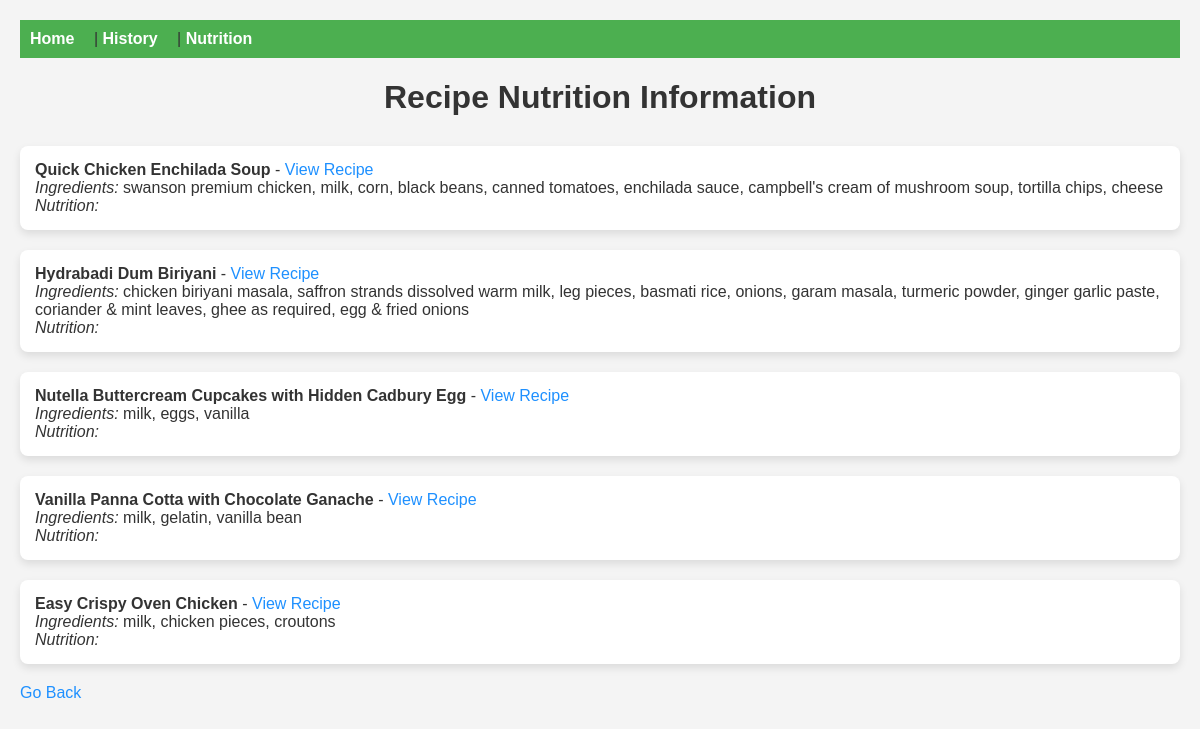
/nutrition, run on the app's committed database.
### tables this page shows
CREATE TABLE recipes (
            id INTEGER PRIMARY KEY AUTOINCREMENT,
            title TEXT NOT NULL,
            url TEXT NOT NULL
        , nutrition_info TEXT);

### app.py (the view)
@app.route('/nutrition')
def nutrition():
    recipes = db.get_recipes_with_nutrition()
    return render_template('nutrition.html', recipes=recipes)

### db.py (called while the page is built)
def get_recipes_with_nutrition():
    conn = sqlite3.connect('recipes.db')
    c = conn.cursor()
    c.execute('''
        SELECT recipes.title, recipes.url, recipes.nutrition_info, GROUP_CONCAT(DISTINCT ingredients.name)
        FROM recipes
        JOIN recipe_ingredients ON recipes.id = recipe_ingredients.recipe_id
        JOIN ingredients ON recipe_ingredients.ingredient_id = ingredients.id
        GROUP BY recipes.id
    ''')
    recipes = []
    for row in c.fetchall():
        title = row[0]
        url = row[1]
        nutrition_info = json.loads(row[2]) if row[2] else []
        ingredient_names = row[3].split(',')
        recipes.append({
            'title': title,
            'url': url,
            'ingredients': ingredient_names,
            'nutrition': nutrition_info
        })
    conn.close()
    return recipes

### templates/nutrition.html (shortened to what this page needs)
<!DOCTYPE html>
<html lang="en">
<head>
</head>
<body>
    <nav>
        <a href="/">Home</a> |
        <a href="/history">History</a> |
        <a href="/nutrition">Nutrition</a>
    </nav>
    <h1>Recipe Nutrition Information</h1>
    <ul>
        {% for recipe in recipes %}
            <li>
                <strong>{{ recipe.title }}</strong> -
                <a href="{{ recipe.url }}" target="_blank">View Recipe</a>
                <br>
                <em>Ingredients:</em> {{ recipe.ingredients | join(', ') }}
                <br>
                <em>Nutrition:</em>
            </li>
        {% endfor %}
    </ul>
    <a href="/">Go Back</a>
</body>
</html>

### templates/nutrition.html (style rules this page uses)
body { font-family: Arial, sans-serif; margin: 0; padding: 20px; background-color: #f4f4f4; color: #333; }
nav { background-color: #4CAF50; padding: 10px; margin-bottom: 20px; }
nav a { color: white; margin-right: 15px; text-decoration: none; font-weight: bold; }
h1 { color: #333; text-align: center; margin-bottom: 30px; }
ul { list-style-type: none; padding: 0; }
li { margin-bottom: 20px; padding: 15px; background-color: white; border-radius: 8px; box-shadow: 0 4px 8px rgba(0, 0, 0, 0.1); }
a { color: #1e90ff; text-decoration: none; }

### data on the page
recipes: title "Quick Chicken Enchilada Soup", ingredients "swanson premium chicken, milk, corn, black beans, canned tomatoes, enchilada sauce, campbell's cream of mushroom soup, tortilla chips, cheese"
recipes: title "Hydrabadi Dum Biriyani", ingredients "chicken biriyani masala, saffron strands dissolved warm milk, leg pieces, basmati rice, onions, garam masala, turmeric powder, ginger garlic paste, coriander & mint leaves, ghee as required, egg & fried onions"
recipes: title "Nutella Buttercream Cupcakes with Hidden Cadbury Egg", ingredients "milk, eggs, vanilla"
recipes: title "Vanilla Panna Cotta with Chocolate Ganache", ingredients "milk, gelatin, vanilla bean"
recipes: title "Easy Crispy Oven Chicken", ingredients "milk, chicken pieces, croutons"
